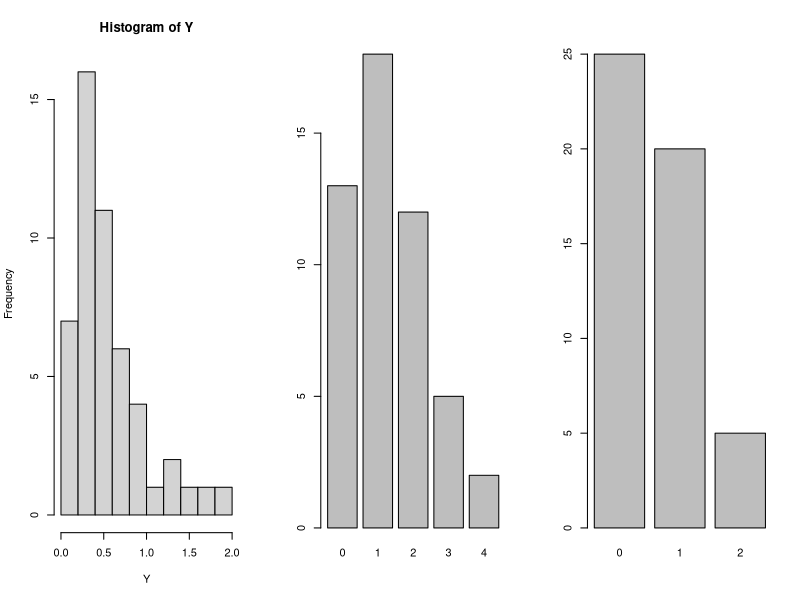
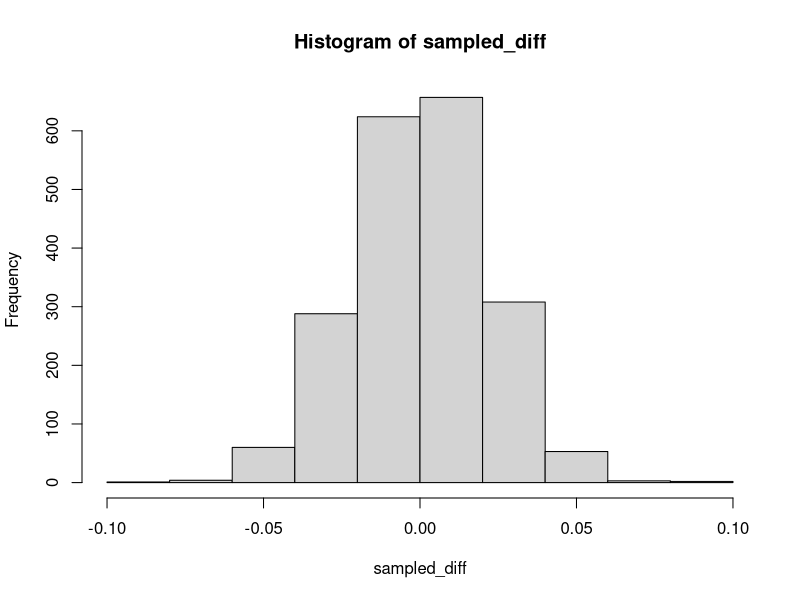

These charts were generated, in order, by the following R code:
## ---- chunk 1
#| echo: false
#| message: false
#| warning: false
library(knitr)
## ---- chunk 2
#| fig-align: center
#| fig-cap: "R: Histograms of simulated variables"
#R 
set.seed(2137)

opar <- par(mfrow=c(1,3))
Y <- rgamma(50, 2, 3)
hist(Y)

W <- rpois(50, 1.3) # 50 obs from Pois(1.3)
barplot(table(W))

Z <- rbinom(50, size=2, 0.3) # 50 obs from Binom(2, 0.3)
barplot(table(Z))

par(opar)

## ---- chunk 3
set.seed(2138)
X <- runif(50000, 0, 1)
hX <- exp(2*X)
(mc_est <- mean(hX))
## ---- chunk 4
# R 
set.seed(2139)
output_vec <- rep(0, length=100)
n <- 20
lambda <- 0.5
for(i in 1:length(output_vec)) {
  X <- rpois(n, .5)
  Xbar <- mean(X)
  s <- sd(X)
  t <- qt(0.975, n-1)
  CI <- c(Xbar - t*s/sqrt(n), Xbar + t*s/sqrt(n))
  if(CI[1] < lambda & CI[2] > lambda) {
    output_vec[i] <- 1
  }
}
mean(output_vec)
## ---- chunk 5
generate_one_test <- function(n=100) {
  X <- rnorm(n)
  Y <- rnorm(n)
  t_test <- t.test(X, Y,var.equal = TRUE)
  # extract the p-value from the t_test
  if(t_test$p.value < 0.10) 
    return(1L) 
  else 
    return(0L)
}

set.seed(11)
output_vec <- vapply(1:2000, 
                     function(x) generate_one_test(), 
                     1L)
mean(output_vec)
## ---- chunk 6
# R code to estimate the expected daily profit
set.seed(2141)
n <- 10000
X <- rgamma(n, 100, rate=1/100)
hX <- ifelse(X >= 11000, 11000, floor(X) + (11000 - floor(X)) * (-0.25))
#mean(hX)

# 90% CI for the mean
s <- sd(hX)
q1 <- qnorm(0.95)
CI <- c(mean(hX) - q1*s/sqrt(n), mean(hX) + q1*s/sqrt(n))
cat("The 90% CI for the mean is (", format(CI[1], digits=2, nsmall=2), ", ", 
    format(CI[2], digits=2, nsmall=2), ").\n", sep="")
## ---- chunk 7
abl <- read.csv("data/abalone_sub.csv")
x <- abl$viscera[abl$gender == "M"]
y <- abl$viscera[abl$gender == "F"]

t.test(x, y, var.equal=TRUE)
## ---- chunk 8
#| fig-align: center
#| fig-cap: "Histogram of statistic from permuted datasets"
d1 <- mean(x)  - mean(y)
print(d1)

generate_one_perm <- function(x, y) {
  n1 <- length(x)
  n2 <- length(y)
  xy <- c(x,y)
  xy_sample <- sample(xy)
  d1 <- mean(xy_sample[1:n1]) - mean(xy_sample[-(1:n1)])
  d1
}
sampled_diff <- replicate(2000, generate_one_perm(x,y))
hist(sampled_diff)

(p_val <- 2*mean(sampled_diff > d1))
## ---- chunk 9
library(MASS)

mean(chem)
t.test(chem)
## [1] 4.280417
## ---- chunk 10
library(boot)

stat_fn <- function(d, i) {
  b <- mean(d[i], trim=0.1)
  b
}
boot_out <- boot(chem, stat_fn, R = 1999, stype="i")
# Returns two types of bootstrap intervals:
boot.ci(boot.out = boot_out, type=c("perc", "bca"))
